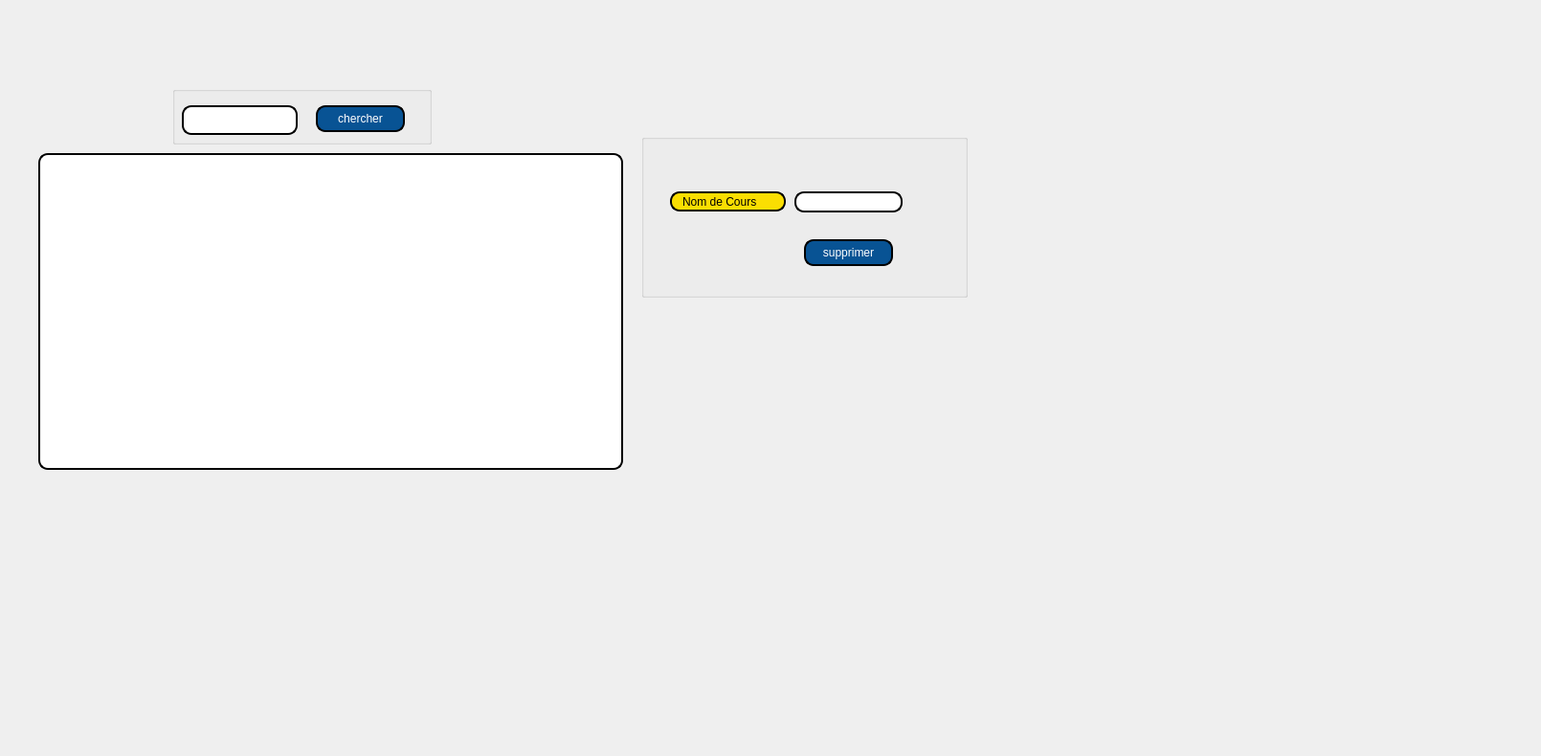
     <widget class="QWidget" name="tab_10">
      <attribute name="title">
       <string>chercher</string>
      </attribute>
      <widget class="QPushButton" name="chercher">
       <property name="geometry">
        <rect>
         <x>330</x>
         <y>110</y>
         <width>93</width>
         <height>28</height>
        </rect>
       </property>
       <property name="styleSheet">
        <string notr="true">border: 2px solid black;
border-radius: 10px;
padding: 0 8px;
color: rgb(255, 255, 255);
background:#085394	;
font: bold, &quot;Comic Sans MS&quot;;
</string>
       </property>
       <property name="text">
        <string>chercher</string>
       </property>
      </widget>
      <widget class="QLineEdit" name="lineEdit_chercher">
       <property name="geometry">
        <rect>
         <x>190</x>
         <y>110</y>
         <width>121</width>
         <height>31</height>
        </rect>
       </property>
       <property name="styleSheet">
        <string notr="true"> border: 2px solid black;
border-radius: 10px;
padding: 0 8px;
background: white;
selection-background-color: gray;
</string>
       </property>
       <property name="text">
        <string/>
       </property>
      </widget>
      <widget class="QTableView" name="chercher_cours_2">
       <property name="geometry">
        <rect>
         <x>40</x>
         <y>160</y>
         <width>611</width>
         <height>331</height>
        </rect>
       </property>
       <property name="styleSheet">
        <string notr="true">border: 2px solid black;
border-radius: 10px;
padding: 0 8px;
background: white;
selection-background-color: gray;
</string>
       </property>
      </widget>
      <widget class="QGroupBox" name="groupBox_3">
       <property name="geometry">
        <rect>
         <x>670</x>
         <y>140</y>
         <width>341</width>
         <height>171</height>
        </rect>
       </property>
       <property name="title">
        <string/>
       </property>
       <widget class="QPushButton" name="suppCours_3">
        <property name="geometry">
         <rect>
          <x>170</x>
          <y>110</y>
          <width>93</width>
          <height>28</height>
         </rect>
        </property>
        <property name="styleSheet">
         <string notr="true">border: 2px solid black;
border-radius: 10px;
padding: 0 8px;
color: rgb(255, 255, 255);
background:#085394	;
font: bold, &quot;Comic Sans MS&quot;;

</string>
        </property>
        <property name="text">
         <string>supprimer</string>
        </property>
       </widget>
       <widget class="QLineEdit" name="suppCours">
        <property name="geometry">
         <rect>
          <x>160</x>
          <y>60</y>
          <width>113</width>
          <height>22</height>
         </rect>
        </property>
        <property name="styleSheet">
         <string notr="true">border: 2px solid black;
border-radius: 10px;
padding: 0 8px;
background: white;
selection-background-color: gray;
</string>
        </property>
       </widget>
       <widget class="QLabel" name="suppCours_2">
        <property name="geometry">
         <rect>
          <x>30</x>
          <y>60</y>
          <width>121</width>
          <height>21</height>
         </rect>
        </property>
        <property name="styleSheet">
         <string notr="true">border: 2px solid black;
font: 75 8pt &quot;MS Shell Dlg 2&quot;;
border-radius: 10px;
padding: 0 8px;
background: #fade02;
font: bold, &quot;Comic Sans MS&quot;;;
text-align:center;
</string>
        </property>
        <property name="text">
         <string>Nom de Cours</string>
        </property>
       </widget>
       <zorder>suppCours_2</zorder>
       <zorder>suppCours</zorder>
       <zorder>suppCours_3</zorder>
      </widget>
      <widget class="QLabel" name="background_5">
       <property name="geometry">
        <rect>
         <x>0</x>
         <y>0</y>
         <width>1601</width>
         <height>781</height>
        </rect>
       </property>
       <property name="text">
        <string/>
       </property>
      </widget>
      <widget class="QLabel" name="background_7">
       <property name="geometry">
        <rect>
         <x>0</x>
         <y>0</y>
         <width>1601</width>
         <height>781</height>
        </rect>
       </property>
       <property name="text">
        <string/>
       </property>
      </widget>
      <widget class="QGroupBox" name="groupBox_7">
       <property name="geometry">
        <rect>
         <x>180</x>
         <y>90</y>
         <width>271</width>
         <height>61</height>
        </rect>
       </property>
       <property name="title">
        <string/>
       </property>
      </widget>
      <zorder>background_7</zorder>
      <zorder>background_5</zorder>
      <zorder>groupBox_3</zorder>
      <zorder>groupBox_7</zorder>
      <zorder>chercher</zorder>
      <zorder>lineEdit_chercher</zorder>
      <zorder>chercher_cours_2</zorder>
     </widget>
